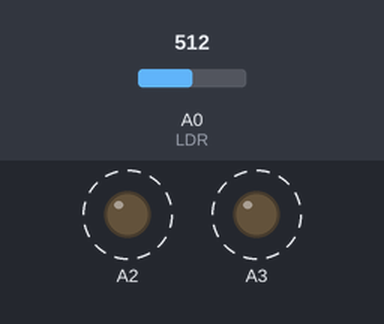
The sketch below on a simulated Arduino Uno, built with avr-gcc and run on an emulated ATmega328P. Parts: output pins drawn as LEDs (lit = HIGH). Dashed ring = blinking. Inputs (shaded band) come from the test bench; at power-on: A0 (LDR) = 512. What the sketch prints to the serial monitor is not drawn.

Above: at 18.9 s.
19.0 s: A0 (LDR) set to 716
At 19.2 s:
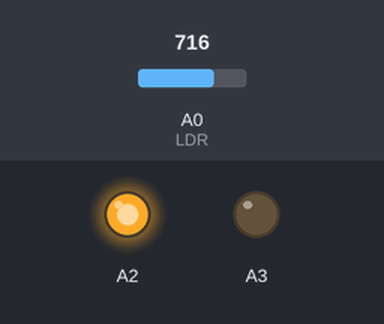
22.0 s: A0 (LDR) set to 511
At 22.36 s:
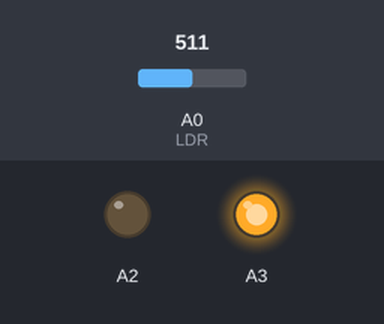
Timing chart, 0 to 31.0 s (numbered marks = the images above; inputs shaded):
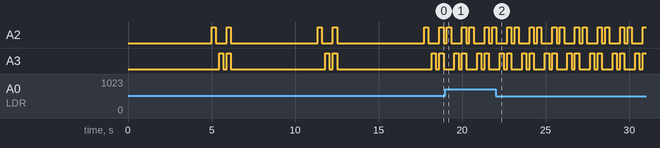

The sketch:

leds.ino
```cpp
// Define time delay before the next RGB colour turns ON to allow LDR to stabilize
#define RGBWait 200 //in milliseconds

// Define time delay before taking another LDR reading
#define LDRWait 10 //in milliseconds

#define LDR 0   //LDR sensor pin at A0
//#define LED 13  //Check Indicator to signal Calibration Completed

// Define colour sensor LED pin
//int ledArray[] = {2,3,4};
struct hsv_type
{
  double h;
  double s;
  double v;
} ;
void hsv_converter(struct hsv_type* hsv, double r, double g, double b)
{
  r /= 255;
  b /= 255;
  g /= 255;
  double cmax = max(r, max(g, b));
  double cmin = min(r, min(g, b));
  double diff = cmax-cmin;
  hsv->h = -1;
  hsv->s = -1;
  if (cmax == cmin)
  {
    hsv->h = 0;
  }
  else if (cmax == r)
  {
    hsv->h = fmod(60*((g-b)/diff)+360, 360);
  }
  else if (cmax == g)
  {
    hsv->h = fmod(60*((b-r)/diff)+120, 360);
  }
  else if (cmax == b)
  {
    hsv->h = fmod(60*((r-g)/diff)+240, 360);
  }
  if (cmax == 0)
  {
    hsv->s = 0;
  }
  else
  {
    hsv->s = (diff/cmax)*100;
  }
  hsv->v = cmax*100;
}

//placeholders for colour detected
int red = 0;
int green = 0;
int blue = 0;

//floats to hold colour arrays
float colourArray[] = {0,0,0};
float whiteArray[] = {0,0,0};
float blackArray[] = {0,0,0};
float greyDiff[] = {0,0,0};

char colourStr[3][5] = {"R = ", "G = ", "B = "};

void setup(){
  //setup the outputs for the colour sensor replaced by pinMode(A2, OUTPUT); and pinMode(A3, OUTPUT);
  /*for(int c = 0;c<=2;c++){
    pinMode(ledArray[c],OUTPUT);
  }*/
  pinMode(A2, OUTPUT);
  pinMode(A3, OUTPUT);

  //pinMode(LED,OUTPUT);   //Check Indicator -- OFF during Calibration

  //begin serial communication
  Serial.begin(9600);

  setBalance();  //calibration
  //digitalWrite(LED, HIGH); //Check Indicator -- ON after Calibration
}
hsv_type hsv;
void loop(){
//turn on one colour at a time and LDR reads 5 times
  /*for(int c = 0;c<=2;c++){
    Serial.print(colourStr[c]);
    digitalWrite(ledArray[c],HIGH); //turn ON the LED, red, green or blue, one colour at a time.
    delay(RGBWait);
//get the average of 5 consecutive readings for the current colour and return an average
    colourArray[c] = getAvgReading(5);
//the average reading returned minus the lowest value divided by the maximum possible range, multiplied by 255 will give a value between 0-255, representing the value for the current reflectivity (i.e. the colour LDR is exposed to)
    colourArray[c] = (colourArray[c] - blackArray[c])/(greyDiff[c])*255;
    digitalWrite(ledArray[c],LOW);  //turn off the current LED colour
    delay(RGBWait);
    Serial.println(int(colourArray[c])); //show the value for the current colour LED, which corresponds to either the R, G or B of the RGB code
  } */
  Serial.print(colourStr[0]); //line 56 to 65 is for red
  digitalWrite(A2, HIGH);
  digitalWrite(A3, LOW);
  delay(RGBWait);
  colourArray[0] = getAvgReading(5);
  colourArray[0] = ((colourArray[0] - blackArray[0])/(greyDiff[0]))*255;
  digitalWrite(A2, LOW);
  digitalWrite(A3, LOW);
  delay(RGBWait);
  Serial.println(int(colourArray[0]));
  Serial.print(colourStr[1]); //line 66 to 75 is for green
  digitalWrite(A2, LOW);
  digitalWrite(A3, HIGH);
  delay(RGBWait);
  colourArray[1] = getAvgReading(5);
  colourArray[1] = ((colourArray[1] - blackArray[1])/(greyDiff[1]))*255;
  digitalWrite(A2, LOW);
  digitalWrite(A3, LOW);
  delay(RGBWait);
  Serial.println(int(colourArray[1]));
  Serial.print(colourStr[2]); //line 76 to 85 is for blue
  digitalWrite(A2, HIGH);
  digitalWrite(A3, HIGH);
  delay(RGBWait);
  colourArray[2] = getAvgReading(5);
  colourArray[2] = ((colourArray[2] - blackArray[2])/(greyDiff[2]))*255;
  digitalWrite(A2, LOW);
  digitalWrite(A3, LOW);
  delay(RGBWait);
  Serial.println(int(colourArray[2]));

  hsv_converter(&hsv, colourArray[0], colourArray[1], colourArray[2]);
  Serial.print("H: ");
  Serial.print(hsv.h);
  Serial.print("  S: ");
  Serial.print(hsv.s);
  Serial.print("  V: ");
  Serial.println(hsv.v);
}


void setBalance(){
//set white balance
  Serial.println("Put White Sample For Calibration ...");
  delay(5000);           //delay for five seconds for getting sample ready
  //digitalWrite(LED,LOW); //Check Indicator OFF during Calibration
//scan the white sample.
//go through one colour at a time, set the maximum reading for each colour -- red, green and blue to the white array
  digitalWrite(A2, HIGH); //on red light
  digitalWrite(A3, LOW);
  delay(RGBWait);
  whiteArray[0] = getAvgReading(5);
  digitalWrite(A2, LOW);
  digitalWrite(A3, LOW);
  delay(RGBWait);
  digitalWrite(A2, LOW); //on green light
  digitalWrite(A3, HIGH);
  delay(RGBWait);
  whiteArray[1] = getAvgReading(5);
  digitalWrite(A2, LOW);
  digitalWrite(A3, LOW);
  delay(RGBWait);
  digitalWrite(A2, HIGH); // on blue light
  digitalWrite(A3, HIGH);
  delay(RGBWait);
  whiteArray[2] = getAvgReading(5);
  digitalWrite(A2, LOW);
  digitalWrite(A3, LOW);
  delay(RGBWait);

  for(int i = 0;i<=2;i++){
    Serial.print(colourStr[i]);
    Serial.print(whiteArray[i]);
  }
  Serial.println();
//done scanning white, time for the black sample.
//set black balance
  Serial.println("Put Black Sample For Calibration ...");
  delay(5000);     //delay for five seconds for getting sample ready
//go through one colour at a time, set the minimum reading for red, green and blue to the black array
  digitalWrite(A2, HIGH); //on red light
  digitalWrite(A3, LOW);
  delay(RGBWait);
  blackArray[0] = getAvgReading(5);
  digitalWrite(A2, LOW);
  digitalWrite(A3, LOW);
  delay(RGBWait);
  digitalWrite(A2, LOW); //on green light
  digitalWrite(A3, HIGH);
  delay(RGBWait);
  blackArray[1] = getAvgReading(5);
  digitalWrite(A2, LOW);
  digitalWrite(A3, LOW);
  delay(RGBWait);
  digitalWrite(A2, HIGH); // on blue light
  digitalWrite(A3, HIGH);
  delay(RGBWait);
  blackArray[2] = getAvgReading(5);
  digitalWrite(A2, LOW);
  digitalWrite(A3, LOW);
  delay(RGBWait);
  for(int i = 0;i<=2;i++){
    Serial.print(colourStr[i]);
    Serial.print(blackArray[i]);
  }
  Serial.println();
  Serial.println("Computing grey...");
  for(int i = 0;i<=2;i++){
     greyDiff[i] = whiteArray[i] - blackArray[i];
     Serial.println(int(greyDiff[i]));
  }

//delay another 5 seconds for getting ready colour objects
  Serial.println("Colour Sensor Is Ready.");
  delay(5000);
  }


int getAvgReading(int times){
//find the average reading for the requested number of times of scanning LDR
  int reading;
  int total =0;
//take the reading as many times as requested and add them up
  for(int i = 0;i < times;i++){
     reading = analogRead(LDR);
     total = reading + total;
     delay(LDRWait);
  }
//calculate the average and return it
  return total/times;
}
```

Measured:
- by itself, A2: repeats every 1.4 s: HIGH 0.25 s, LOW 0.20 s, HIGH 0.25 s, LOW 0.65 s
- by itself, A3: repeats every 1.4 s: LOW 0.20 s, HIGH 0.25 s, LOW 0.65 s, HIGH 0.25 s
